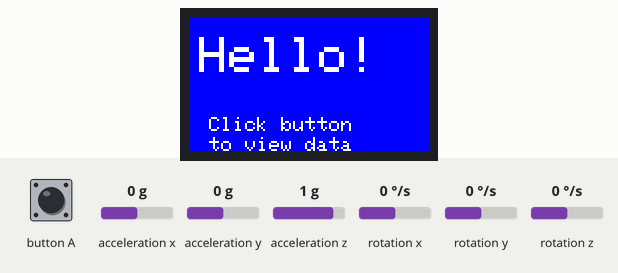
Bench run of a sketch on a simulated ESP32. Shown: 240×135 colour display. The test bench sets the inputs (shaded band); at power-on: acceleration x 0 g, acceleration y 0 g, acceleration z 1 g, rotation x 0 °/s, rotation y 0 °/s, rotation z 0 °/s.

Above: at 1.3 s.
1.4 s: button A pressed for 0.15 s
At 2.9 s:
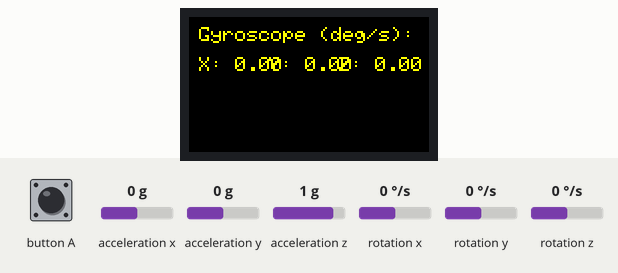
3.3 s: button A pressed for 1 s
At 5.1 s:
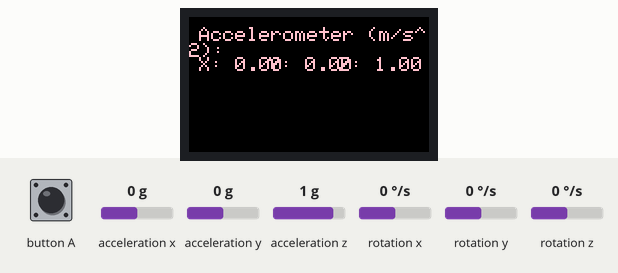
6.0 s: button A pressed for 0.15 s
At 7.5 s:
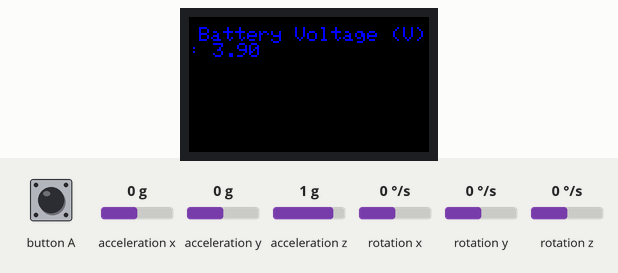
7.8 s: button A pressed for 3.2 s
At 12.3 s:
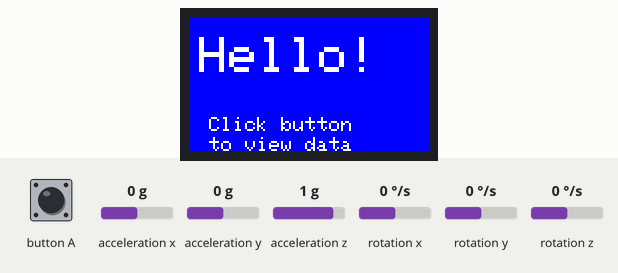
Timing chart, 0 to 13.7 s (numbered marks = the images above; inputs shaded):
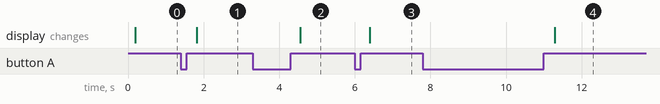

The sketch:

sensorReadings.ino
```cpp
#include <M5StickCPlus.h>

#define BUTTON_PIN 37 // Define the button pin

enum SensorReading { WELCOME, GYROSCOPE, ACCELEROMETER, BATTERY }; // pages

SensorReading currentReading = WELCOME; // first page
bool shouldUpdateScreen = true;

void setup() {
  M5.begin();
  M5.Lcd.setRotation(3);
  pinMode(BUTTON_PIN, INPUT_PULLUP);
}

void loop() {
  if (digitalRead(BUTTON_PIN) == LOW) {
    while (digitalRead(BUTTON_PIN) == LOW) {
      delay(50);
    }

    // next page
    currentReading = (SensorReading)((currentReading + 1) % 4);
    shouldUpdateScreen = true;
    delay(200);
  }

  if (shouldUpdateScreen) {
    if (currentReading == WELCOME)
      displayWelcomeScreen();
    else
      displaySensorData(); // display sensor reading if button is clicked
    shouldUpdateScreen = false;
  }

  delay(50); // reduce flickering
}

void displayWelcomeScreen() {
  M5.Lcd.fillScreen(TFT_BLUE); // bg colour
  M5.Lcd.setTextSize(5);
  M5.Lcd.setCursor(10, 20);
  M5.Lcd.setTextColor(TFT_WHITE); // fg colour
  M5.Lcd.println("Hello!");
  M5.Lcd.setTextSize(2);
  M5.Lcd.setCursor(20, 100);
  M5.Lcd.println("Click button");
  M5.Lcd.setCursor(20, 120);
  M5.Lcd.println("to view data");

  // M5.Lcd.drawJpgFile(SD, "/vecLogo.jpg", 0, 0); // Display welcome image from SD card

}

void displaySensorData() {
  M5.Lcd.fillScreen(TFT_BLACK);
  M5.Lcd.setTextSize(2);

  if (currentReading == GYROSCOPE) { // gyroscope data

    float gx, gy, gz;
    M5.IMU.getGyroData(&gx, &gy, &gz);

    // display data
    M5.Lcd.setTextColor(TFT_YELLOW);
    M5.Lcd.setCursor(10, 10);
    M5.Lcd.print("Gyroscope (deg/s):");
    M5.Lcd.setCursor(10, 40);
    M5.Lcd.print("X: ");
    M5.Lcd.print(gx, 2); // 2 decimal places
    M5.Lcd.setCursor(80, 40);
    M5.Lcd.print("Y: ");
    M5.Lcd.print(gy, 2);
    M5.Lcd.setCursor(150, 40);
    M5.Lcd.print("Z: ");
    M5.Lcd.println(gz, 2);
  }

  else if (currentReading == ACCELEROMETER) { // accelerometer data
    float ax, ay, az;
    M5.IMU.getAccelData(&ax, &ay, &az);

    // display data
    M5.Lcd.setTextColor(TFT_PINK);
    M5.Lcd.setCursor(10, 10);
    M5.Lcd.print("Accelerometer (m/s^2):");
    M5.Lcd.setCursor(10, 40);
    M5.Lcd.print("X: ");
    M5.Lcd.print(ax, 2); // 2 decimal places
    M5.Lcd.setCursor(80, 40);
    M5.Lcd.print("Y: ");
    M5.Lcd.print(ay, 2);
    M5.Lcd.setCursor(150, 40);
    M5.Lcd.print("Z: ");
    M5.Lcd.println(az, 2);
  }

  else if (currentReading == BATTERY) {// read battery voltage
    float batteryVoltage = M5.Axp.GetBatVoltage();

    // display data
    M5.Lcd.setTextColor(TFT_BLUE);
    M5.Lcd.setCursor(10, 10);
    M5.Lcd.print("Battery Voltage (V): ");
    M5.Lcd.print(batteryVoltage, 2);
  }
}
```

Measured:
- after the input at 1.4 s, the display: changes after 0.42 s (image 1)
- after the input at 3.3 s, the display: changes after 1.3 s (image 2)
- after the input at 6.0 s, the display: changes after 0.40 s (image 3)
- after the input at 7.8 s, the display: changes after 3.5 s (image 4)
